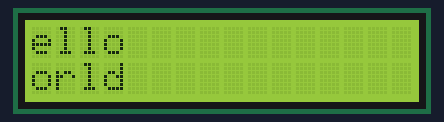
Bench run of a sketch on a simulated Arduino Uno, built with avr-gcc and run on an emulated ATmega328P. Shown: 16×2 character LCD.

Above: at 0.1 s.
At 0.9 s:
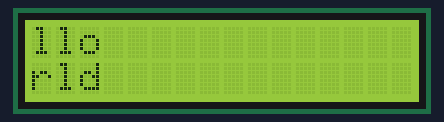
At 1.7 s:
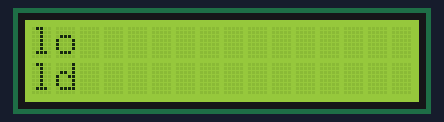
At 19.4 s:
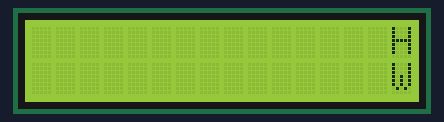
At 26.6 s:
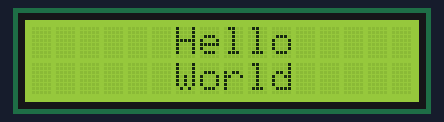
At 34.6 s:
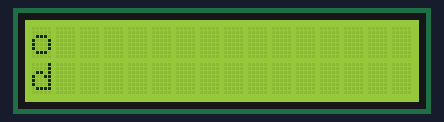

Measured:
- what the display in image 1 shows lasts 0.8 s, from 0.9 s to 1.7 s

The sketch:

LCD_display.ino
```cpp
#include <LiquidCrystal.h>

// Creates an LCD object. Parameters: (rs, enable, d4, d5, d6, d7)
LiquidCrystal lcd(12, 11, 5, 4, 3, 2);

void setup()
{
  // set up the LCD's number of columns and rows:
  lcd.begin(16, 2);

  // Clears the LCD screen
  lcd.clear();
}

void loop()
{
  // Print a message to the LCD.
  lcd.setCursor(0, 0);
  lcd.print("Hello");

  // set the cursor to column 0, line 1

  lcd.setCursor(0, 1);
  // Print a message to the LCD.
  lcd.print("World");
  lcd.scrollDisplayLeft();
  delay(800);
}
```
